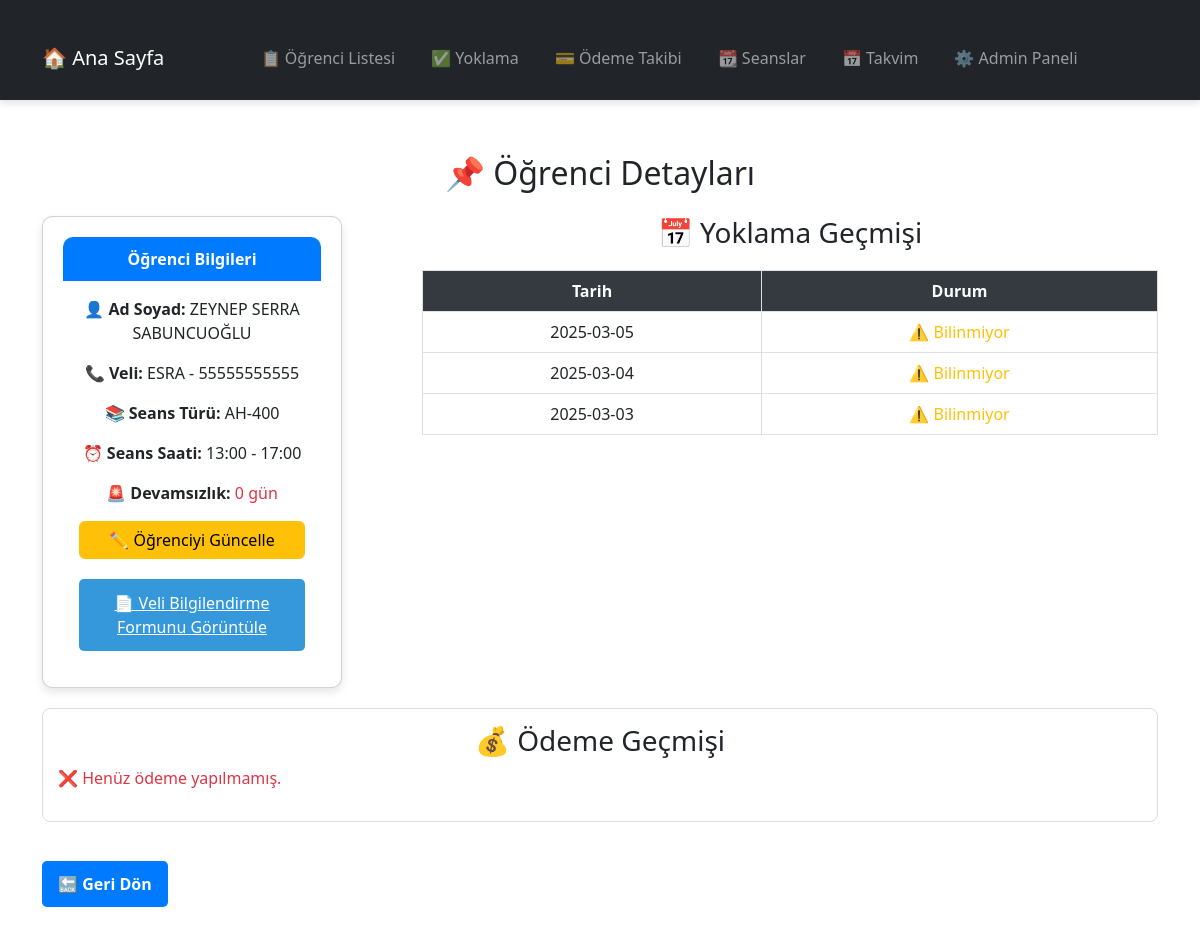
The page /student/22 on the database its author committed.
### tables this page shows
CREATE TABLE "students" (
id INTEGER PRIMARY KEY AUTOINCREMENT,
ad TEXT NOT NULL,
soyad TEXT NOT NULL,
tc TEXT NOT NULL,
dogum_tarihi TEXT,
kayit_tarihi TEXT DEFAULT CURRENT_DATE,
veli_adi TEXT,
veli_telefon TEXT,
seans_turu TEXT,
seans_fiyat REAL,
seans_saati TEXT,
odenen_miktar REAL DEFAULT 0,
kalan_miktar REAL DEFAULT 0,
created_at TIMESTAMP DEFAULT CURRENT_TIMESTAMP,
odeme_turu TEXT
, seans_gunleri TEXT DEFAULT '', devamsizlik INTEGER DEFAULT 0, kalan_seans INT, seans_sayisi INTEGER);

CREATE TABLE yoklamalar (
id INTEGER PRIMARY KEY AUTOINCREMENT,
ogrenci_id INTEGER NOT NULL,
tarih TEXT DEFAULT (DATE('now')),
yoklama_durumu TEXT,
devamsizlik_sayisi INTEGER DEFAULT 0, seans_turu TEXT, seans_saati TEXT, durum TEXT,
FOREIGN KEY (ogrenci_id) REFERENCES students(id) ON DELETE CASCADE
);

### app.py (the view)
@app.route('/student/<int:student_id>')
def student_details(student_id):
    conn = get_db_connection()
    cursor = conn.cursor()
    cursor.execute("""
        SELECT id, ad, soyad, veli_adi, veli_telefon, seans_turu, seans_saati, devamsizlik
        FROM students WHERE id = ?
    """, (student_id,))
    student = cursor.fetchone()
    if student is None:
        flash("⚠️ Öğrenci bulunamadı!", "danger")
        return redirect(url_for('list_students'))
    cursor.execute("""
        SELECT tarih, yoklama_durumu FROM yoklamalar
        WHERE ogrenci_id = ? ORDER BY tarih DESC
    """, (student_id,))
    attendance_history = cursor.fetchall()
    cursor.execute("""
        SELECT amount, payment_date, status FROM payments
        WHERE student_id = ? ORDER BY payment_date DESC
    """, (student_id,))
    payment_history = cursor.fetchall()
    conn.close()
    return render_template("student_details.html", student=student,
                           attendance_history=attendance_history,
                           payment_history=payment_history)

### app.py (called while the page is built)
def get_db_connection():
    conn = sqlite3.connect(DB_PATH)
    conn.row_factory = sqlite3.Row  # Sözlük formatında sonuç döndür
    return conn

### templates/student_details.html (shortened to what this page needs)
<!DOCTYPE html>
<html lang="tr">
<head>
    <link rel="stylesheet" href="{{ url_for('static', filename='style.css') }}">
    <link href="https://cdn.jsdelivr.net/npm/bootstrap@5.3.0/dist/css/bootstrap.min.css" rel="stylesheet">
</head>
<body>
    {% include 'navbar.html' %}
    <div class="container mt-4">
        <h2 class="text-center mb-4">📌 Öğrenci Detayları</h2>
        <div class="row">
            <div class="col-md-4">
                <div class="card card-custom">
                    <div class="custom-header">Öğrenci Bilgileri</div>
                    <div class="card-body">
                        <p><strong>👤 Ad Soyad:</strong> {{ student['ad'] }} {{ student['soyad'] }}</p>
                        <p><strong>📞 Veli:</strong> {{ student['veli_adi'] }} - {{ student['veli_telefon'] }}</p>
                        <p><strong>📚 Seans Türü:</strong> {{ student['seans_turu'] }}</p>
                        <p><strong>⏰ Seans Saati:</strong> {{ student['seans_saati'] }}</p>
                        <p><strong>🚨 Devamsızlık:</strong> <span class="text-danger">{{ student['devamsizlik'] }} gün</span></p>
                        <a href="{{ url_for('edit_student', student_id=student['id']) }}" class="btn btn-warning w-100">✏️ Öğrenciyi Güncelle</a>
                        <a href="{{ url_for('student_form', student_id=student.id) }}" class="print-button"> 📄 Veli Bilgilendirme Formunu Görüntüle
                        </a>
                    </div>
                </div>
            </div>
            <div class="col-md-8">
                <h3>📅 Yoklama Geçmişi</h3>
                <table class="table table-bordered">
                    <thead>
                        <tr>
                            <th>Tarih</th>
                            <th>Durum</th>
                        </tr>
                    </thead>
                    <tbody>
                        {% for record in attendance_history %}
                        <tr>
                            <td>{{ record['tarih'] }}</td>
                            <td>
                                {% if record['yoklama_durumu'] == "Geldi" %}
                                    <span class="text-success">✅ Geldi</span>
                                {% elif record['yoklama_durumu'] == "Gelmedi" %}
                                    <span class="text-danger">❌ Gelmedi</span>
                                {% else %}
                                    <span class="text-warning">⚠️ Bilinmiyor</span>
                                {% endif %}
                            </td>
                        </tr>
                        {% endfor %}
                    </tbody>
                </table>
            </div>
        </div>
        <div class="payment-section">
            <h3>💰 Ödeme Geçmişi</h3>
            {% if payment_history %}
            <table class="table table-bordered">
                <thead>
                    <tr>
                        <th>Tutar</th>
                        <th>Ödeme Tarihi</th>
                        <th>Durum</th>
                    </tr>
                </thead>
                <tbody>
                    {% for payment in payment_history %}
                    <tr>
                        <td>{{ payment['amount'] }}₺</td>
                        <td>{{ payment['payment_date'] }}</td>
                        <td>{{ payment['status'] }}</td>
                    </tr>
                    {% endfor %}
                </tbody>
            </table>
            {% else %}
            <p class="text-danger">❌ Henüz ödeme yapılmamış.</p>
            {% endif %}
        </div>
        <br>
        <button onclick="window.history.back()" class="btn btn-back">🔙 Geri Dön</button>
    </div>
</body>
</html>

### static/style.css (style rules this page uses)
body { font-family: 'Roboto', sans-serif; background-color: #f8f9fa; margin: 0; padding: 0; color: #333; max-width: 100%; }
.container { max-width: 1200px; margin: auto; padding: 30px; }
.card { background: white; padding: 20px; border-radius: 10px; box-shadow: 0 0 10px rgba(0, 0, 0, 0.1); flex: 1; text-align: center; min-width: 200px; max-width: 300px; }
.table { width: 100%; border-collapse: collapse; margin-top: 20px; }
.table th, .table td { border: 1px solid #ddd; padding: 12px; text-align: center; }
.table th { background-color: #007bff; color: white; }
button { padding: 10px 15px; font-size: 16px; border-radius: 5px; border: none; cursor: pointer; }
h1, h2, h3 { text-align: center; color: #2C3E50; }
.print-button { display: block; width: 100%; padding: 12px; background: #3498db; color: white; text-align: center; border: none; cursor: pointer; font-size: 16px; margin-top: 20px; border-radius: 5px; }

### templates/student_details.html (style rules this page uses)
.card-custom { border-radius: 10px; box-shadow: 0 4px 8px rgba(0, 0, 0, 0.1); }
.custom-header { background-color: #007bff; color: white; padding: 10px; border-radius: 10px 10px 0 0; font-weight: bold; text-align: center; }
.table th { text-align: center; background-color: #343a40; color: white; }
.table td { text-align: center; }
.btn-back { margin-top: 15px; background-color: #007bff; color: white; border-radius: 5px; padding: 10px 15px; font-weight: bold; }
.payment-section { margin-top: 20px; padding: 15px; border: 1px solid #ddd; border-radius: 8px; }

### rows shown on the page
students: ad "ZEYNEP SERRA", soyad "SABUNCUOĞLU", veli_adi "ESRA", veli_telefon "55555555555", seans_turu "AH-400", seans_saati "13:00 - 17:00", devamsizlik "0"
yoklamalar: tarih "2025-03-05", yoklama_durumu "⚠️ Bilinmiyor"
yoklamalar: tarih "2025-03-04", yoklama_durumu "⚠️ Bilinmiyor"
yoklamalar: tarih "2025-03-03", yoklama_durumu "⚠️ Bilinmiyor"
